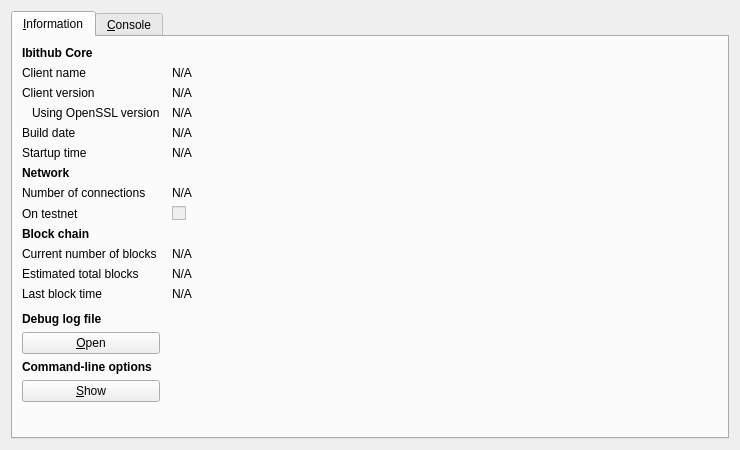
<?xml version="1.0" encoding="UTF-8"?>
<ui version="4.0">
 <class>RPCConsole</class>
 <widget class="QDialog" name="RPCConsole">
  <property name="geometry">
   <rect>
    <x>0</x>
    <y>0</y>
    <width>740</width>
    <height>450</height>
   </rect>
  </property>
  <property name="windowTitle">
   <string>Ibithub - Debug window</string>
  </property>
  <layout class="QVBoxLayout" name="verticalLayout_2">
   <item>
    <widget class="QTabWidget" name="tabWidget">
     <property name="currentIndex">
      <number>0</number>
     </property>
     <widget class="QWidget" name="tab_info">
      <attribute name="title">
       <string>&amp;Information</string>
      </attribute>
      <layout class="QGridLayout" name="gridLayout" columnstretch="0,1">
       <property name="horizontalSpacing">
        <number>12</number>
       </property>
       <item row="0" column="0">
        <widget class="QLabel" name="label_9">
         <property name="font">
          <font>
           <weight>75</weight>
           <bold>true</bold>
          </font>
         </property>
         <property name="text">
          <string>Ibithub Core</string>
         </property>
        </widget>
       </item>
       <item row="1" column="0">
        <widget class="QLabel" name="label_5">
         <property name="text">
          <string>Client name</string>
         </property>
        </widget>
       </item>
       <item row="1" column="1">
        <widget class="QLabel" name="clientName">
         <property name="cursor">
          <cursorShape>IBeamCursor</cursorShape>
         </property>
         <property name="text">
          <string>N/A</string>
         </property>
         <property name="textFormat">
          <enum>Qt::PlainText</enum>
         </property>
         <property name="textInteractionFlags">
          <set>Qt::LinksAccessibleByMouse|Qt::TextSelectableByKeyboard|Qt::TextSelectableByMouse</set>
         </property>
        </widget>
       </item>
       <item row="2" column="0">
        <widget class="QLabel" name="label_6">
         <property name="text">
          <string>Client version</string>
         </property>
        </widget>
       </item>
       <item row="2" column="1">
        <widget class="QLabel" name="clientVersion">
         <property name="cursor">
          <cursorShape>IBeamCursor</cursorShape>
         </property>
         <property name="text">
          <string>N/A</string>
         </property>
         <property name="textFormat">
          <enum>Qt::PlainText</enum>
         </property>
         <property name="textInteractionFlags">
          <set>Qt::LinksAccessibleByMouse|Qt::TextSelectableByKeyboard|Qt::TextSelectableByMouse</set>
         </property>
        </widget>
       </item>
       <item row="3" column="0">
        <widget class="QLabel" name="label_14">
         <property name="text">
          <string>Using OpenSSL version</string>
         </property>
         <property name="indent">
          <number>10</number>
         </property>
        </widget>
       </item>
       <item row="3" column="1">
        <widget class="QLabel" name="openSSLVersion">
         <property name="cursor">
          <cursorShape>IBeamCursor</cursorShape>
         </property>
         <property name="text">
          <string>N/A</string>
         </property>
         <property name="textFormat">
          <enum>Qt::PlainText</enum>
         </property>
         <property name="textInteractionFlags">
          <set>Qt::LinksAccessibleByMouse|Qt::TextSelectableByKeyboard|Qt::TextSelectableByMouse</set>
         </property>
        </widget>
       </item>
       <item row="4" column="0">
        <widget class="QLabel" name="label_12">
         <property name="text">
          <string>Build date</string>
         </property>
        </widget>
       </item>
       <item row="4" column="1">
        <widget class="QLabel" name="buildDate">
         <property name="cursor">
          <cursorShape>IBeamCursor</cursorShape>
         </property>
         <property name="text">
          <string>N/A</string>
         </property>
         <property name="textFormat">
          <enum>Qt::PlainText</enum>
         </property>
         <property name="textInteractionFlags">
          <set>Qt::LinksAccessibleByMouse|Qt::TextSelectableByKeyboard|Qt::TextSelectableByMouse</set>
         </property>
        </widget>
       </item>
       <item row="5" column="0">
        <widget class="QLabel" name="label_13">
         <property name="text">
          <string>Startup time</string>
         </property>
        </widget>
       </item>
       <item row="5" column="1">
        <widget class="QLabel" name="startupTime">
         <property name="cursor">
          <cursorShape>IBeamCursor</cursorShape>
         </property>
         <property name="text">
          <string>N/A</string>
         </property>
         <property name="textFormat">
          <enum>Qt::PlainText</enum>
         </property>
         <property name="textInteractionFlags">
          <set>Qt::LinksAccessibleByMouse|Qt::TextSelectableByKeyboard|Qt::TextSelectableByMouse</set>
         </property>
        </widget>
       </item>
       <item row="6" column="0">
        <widget class="QLabel" name="label_11">
         <property name="font">
          <font>
           <weight>75</weight>
           <bold>true</bold>
          </font>
         </property>
         <property name="text">
          <string>Network</string>
         </property>
        </widget>
       </item>
       <item row="7" column="0">
        <widget class="QLabel" name="label_7">
         <property name="text">
          <string>Number of connections</string>
         </property>
        </widget>
       </item>
       <item row="7" column="1">
        <widget class="QLabel" name="numberOfConnections">
         <property name="cursor">
          <cursorShape>IBeamCursor</cursorShape>
         </property>
         <property name="text">
          <string>N/A</string>
         </property>
         <property name="textFormat">
          <enum>Qt::PlainText</enum>
         </property>
         <property name="textInteractionFlags">
          <set>Qt::LinksAccessibleByMouse|Qt::TextSelectableByKeyboard|Qt::TextSelectableByMouse</set>
         </property>
        </widget>
       </item>
       <item row="8" column="0">
        <widget class="QLabel" name="label_8">
         <property name="text">
          <string>On testnet</string>
         </property>
        </widget>
       </item>
       <item row="8" column="1">
        <widget class="QCheckBox" name="isTestNet">
         <property name="enabled">
          <bool>false</bool>
         </property>
         <property name="text">
          <string/>
         </property>
        </widget>
       </item>
       <item row="9" column="0">
        <widget class="QLabel" name="label_10">
         <property name="font">
          <font>
           <weight>75</weight>
           <bold>true</bold>
          </font>
         </property>
         <property name="text">
          <string>Block chain</string>
         </property>
        </widget>
       </item>
       <item row="10" column="0">
        <widget class="QLabel" name="label_3">
         <property name="text">
          <string>Current number of blocks</string>
         </property>
        </widget>
       </item>
       <item row="10" column="1">
        <widget class="QLabel" name="numberOfBlocks">
         <property name="cursor">
          <cursorShape>IBeamCursor</cursorShape>
         </property>
         <property name="text">
          <string>N/A</string>
         </property>
         <property name="textFormat">
          <enum>Qt::PlainText</enum>
         </property>
         <property name="textInteractionFlags">
          <set>Qt::LinksAccessibleByMouse|Qt::TextSelectableByKeyboard|Qt::TextSelectableByMouse</set>
         </property>
        </widget>
       </item>
       <item row="11" column="0">
        <widget class="QLabel" name="label_4">
         <property name="text">
          <string>Estimated total blocks</string>
         </property>
        </widget>
       </item>
       <item row="11" column="1">
        <widget class="QLabel" name="totalBlocks">
         <property name="cursor">
          <cursorShape>IBeamCursor</cursorShape>
         </property>
         <property name="text">
          <string>N/A</string>
         </property>
         <property name="textFormat">
          <enum>Qt::PlainText</enum>
         </property>
         <property name="textInteractionFlags">
          <set>Qt::LinksAccessibleByMouse|Qt::TextSelectableByKeyboard|Qt::TextSelectableByMouse</set>
         </property>
        </widget>
       </item>
       <item row="12" column="0">
        <widget class="QLabel" name="label_2">
         <property name="text">
          <string>Last block time</string>
         </property>
        </widget>
       </item>
       <item row="12" column="1">
        <widget class="QLabel" name="lastBlockTime">
         <property name="cursor">
          <cursorShape>IBeamCursor</cursorShape>
         </property>
         <property name="text">
          <string>N/A</string>
         </property>
         <property name="textFormat">
          <enum>Qt::PlainText</enum>
         </property>
         <property name="textInteractionFlags">
          <set>Qt::LinksAccessibleByMouse|Qt::TextSelectableByKeyboard|Qt::TextSelectableByMouse</set>
         </property>
        </widget>
       </item>
       <item row="13" column="0">
        <spacer name="verticalSpacer_2">
         <property name="orientation">
          <enum>Qt::Vertical</enum>
         </property>
         <property name="sizeHint" stdset="0">
          <size>
           <width>20</width>
           <height>20</height>
          </size>
         </property>
        </spacer>
       </item>
       <item row="14" column="0">
        <widget class="QLabel" name="labelDebugLogfile">
         <property name="font">
          <font>
           <weight>75</weight>
           <bold>true</bold>
          </font>
         </property>
         <property name="text">
          <string>Debug log file</string>
         </property>
        </widget>
       </item>
       <item row="15" column="0">
        <widget class="QPushButton" name="openDebugLogfileButton">
         <property name="toolTip">
          <string>Open the Ibithub debug log file from the current data directory. This can take a few seconds for large log files.</string>
         </property>
         <property name="text">
          <string>&amp;Open</string>
         </property>
         <property name="autoDefault">
          <bool>false</bool>
         </property>
        </widget>
       </item>
       <item row="16" column="0">
        <widget class="QLabel" name="labelCLOptions">
         <property name="font">
          <font>
           <weight>75</weight>
           <bold>true</bold>
          </font>
         </property>
         <property name="text">
          <string>Command-line options</string>
         </property>
        </widget>
       </item>
       <item row="17" column="0">
        <widget class="QPushButton" name="showCLOptionsButton">
         <property name="toolTip">
          <string>Show the Ibithub-Qt help message to get a list with possible Ibithub command-line options.</string>
         </property>
         <property name="text">
          <string>&amp;Show</string>
         </property>
         <property name="autoDefault">
          <bool>false</bool>
         </property>
        </widget>
       </item>
       <item row="18" column="0">
        <spacer name="verticalSpacer">
         <property name="orientation">
          <enum>Qt::Vertical</enum>
         </property>
         <property name="sizeHint" stdset="0">
          <size>
           <width>20</width>
           <height>40</height>
          </size>
         </property>
        </spacer>
       </item>
      </layout>
     </widget>
     <widget class="QWidget" name="tab_console">
      <attribute name="title">
       <string>&amp;Console</string>
      </attribute>
      <layout class="QVBoxLayout" name="verticalLayout_3">
       <property name="spacing">
        <number>3</number>
       </property>
       <item>
        <widget class="QTextEdit" name="messagesWidget">
         <property name="minimumSize">
          <size>
           <width>0</width>
           <height>100</height>
          </size>
         </property>
         <property name="readOnly">
          <bool>true</bool>
         </property>
         <property name="tabKeyNavigation" stdset="0">
          <bool>false</bool>
         </property>
         <property name="columnCount" stdset="0">
          <number>2</number>
         </property>
        </widget>
       </item>
       <item>
        <layout class="QHBoxLayout" name="horizontalLayout">
         <property name="spacing">
          <number>3</number>
         </property>
         <item>
          <widget class="QLabel" name="label">
           <property name="text">
            <string notr="true">&gt;</string>
           </property>
          </widget>
         </item>
         <item>
          <widget class="QLineEdit" name="lineEdit"/>
         </item>
         <item>
          <widget class="QPushButton" name="clearButton">
           <property name="maximumSize">
            <size>
             <width>24</width>
             <height>24</height>
            </size>
           </property>
           <property name="toolTip">
            <string>Clear console</string>
           </property>
           <property name="text">
            <string/>
           </property>
           <property name="icon">
            <iconset resource="../bitcoin.qrc">
             <normaloff>:/icons/remove</normaloff>:/icons/remove</iconset>
           </property>
           <property name="shortcut">
            <string notr="true">Ctrl+L</string>
           </property>
           <property name="autoDefault">
            <bool>false</bool>
           </property>
          </widget>
         </item>
        </layout>
       </item>
      </layout>
     </widget>
    </widget>
   </item>
  </layout>
 </widget>
 <resources>
  <include location="../bitcoin.qrc"/>
 </resources>
 <connections/>
</ui>
